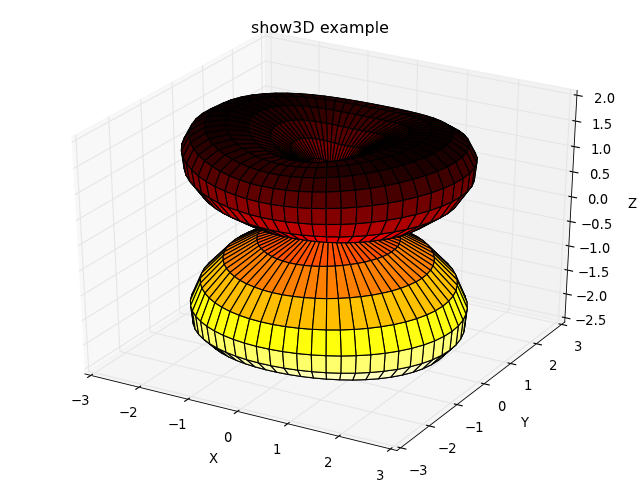

Generate this figure with Python:
import matplotlib.pyplot as plt
from pylayers.antprop.antenna import *
ifreq = 0
A     = Antenna('defant.vsh3')
A.Nt  = 30
A.Np  = 60
A.Nf  = len(A.fa)
theta = np.linspace(0,np.pi,A.Nt)
phi   = np.linspace(0,2*np.pi,A.Np)
Fth3,Fph3 = A.Fsynth3(theta,phi)
FTh3 = Fth3.reshape(A.Nf,A.Nt,A.Np)
FPh3 = Fph3.reshape(A.Nf,A.Nt,A.Np)
show3D(FTh3,theta,phi,ifreq)
txt = plt.title('show3D example')
